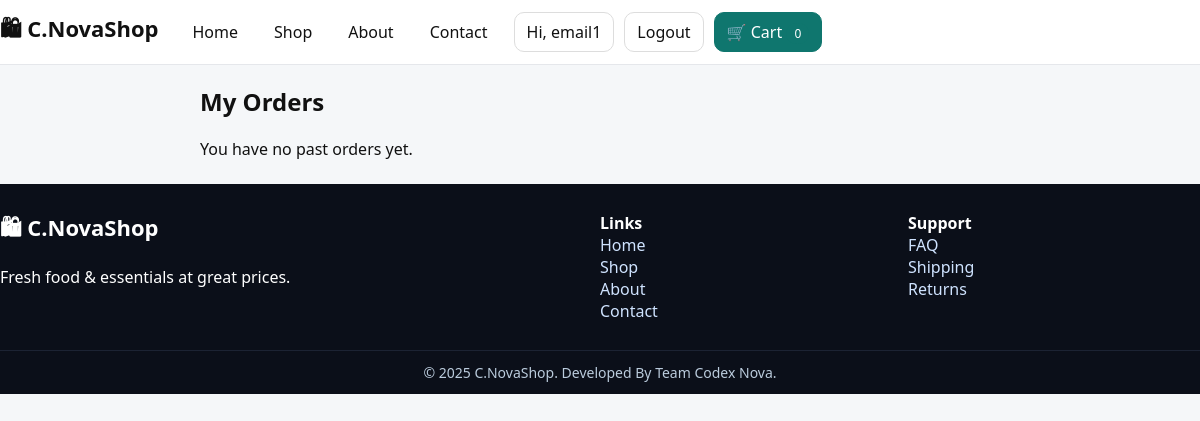
The page /orders/ (signed in) on the database as committed earlier.
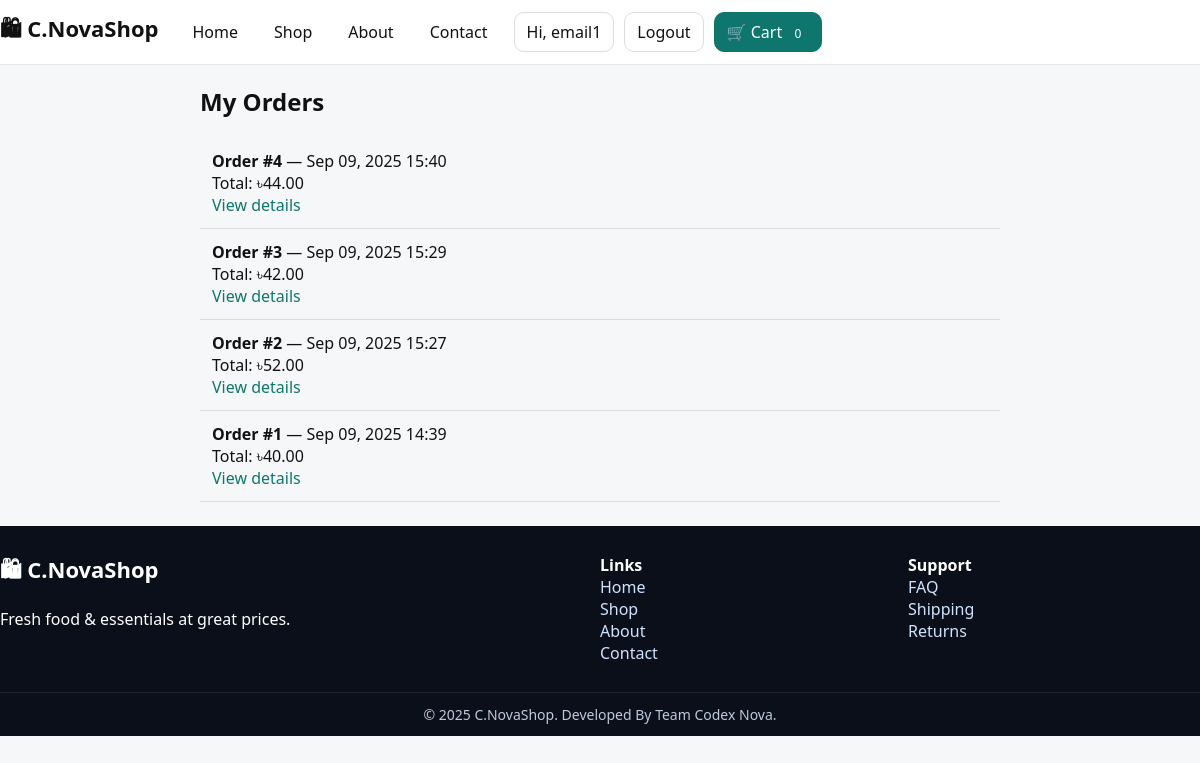
The same page on the database as committed later.
### homepage/models.py (models this page shows, shortened)
class Customer(AbstractBaseUser, PermissionsMixin):
    email = models.EmailField(unique=True)
    username = models.CharField(max_length=50)
    date_joined = models.DateTimeField(auto_now_add=True)
    is_active = models.BooleanField(default=True)
    groups = models.ManyToManyField(
        'auth.Group',
        related_name='customer_set',
        blank=True,
        help_text='The groups this customer belongs to.',
        verbose_name='groups'
    )
    user_permissions = models.ManyToManyField(
        'auth.Permission',
        related_name='customer_permissions_set',
        blank=True,
        help_text='Specific permissions for this customer.',
        verbose_name='user permissions'
    )
    objects = CustomerManager()
    USERNAME_FIELD = 'email'
    REQUIRED_FIELDS = ['username']

class Order(models.Model):
    user = models.ForeignKey(settings.AUTH_USER_MODEL, on_delete=models.CASCADE)
    created_at = models.DateTimeField(default=timezone.now)
    total_price = models.DecimalField(max_digits=10, decimal_places=2, default=0)

### homepage/views.py (the view)
# urls.py: path('orders/', views.order_history, name='order_history'),
@login_required
def order_history(request):
    orders = Order.objects.filter(user=request.user).order_by('-created_at')
    return render(request, 'homepage/order_history.html', {'orders': orders})

### homepage/views.py (called while the page is built)
def cart_count(request):
    if request.user.is_authenticated:
        cart, created = Cart.objects.get_or_create(user=request.user)
        return {'cart_count': sum(item.quantity for item in cart.items.all())}
    else:
        cart = request.session.get('cart', {})
        return {'cart_count': sum(cart.values())}

### homepage/templates/homepage/order_history.html (shortened to what this page needs)
{% extends "homepage/base.html" %}
{% block content %}
<div class="container" style="max-width:800px; margin:20px auto;">
  <h2>My Orders</h2>
  {% if orders %}
    <ul style="list-style:none; padding:0;">
      {% for order in orders %}
        <li style="padding:12px; border-bottom:1px solid #ddd;">
          <strong>Order #{{ order.id }}</strong> — {{ order.created_at|date:"M d, Y H:i" }} <br>
          Total: ৳{{ order.total_price }}
          <br>
          <a href="{% url 'order_detail' order.id %}" style="color:#0f766e;">View details</a>
        </li>
      {% endfor %}
    </ul>
  {% else %}
    <p>You have no past orders yet.</p>
  {% endif %}
</div>
{% endblock %}

### homepage/templates/homepage/base.html (shortened to what this page needs)
{% load static %}
<!DOCTYPE html>
<html lang="en">
<head>
</head>
<body>
  <header>
    <div class="container header-row">
      <a class="brand" href="{% url 'homepage' %}">🛍 C.NovaShop</a>
      <nav class="nav">
        <a href="{% url 'homepage' %}" {% if request.resolver_match.url_name == 'homepage' %}class="active"{% endif %}>Home</a>
        <a href="{% url 'product_list' %}" {% if request.resolver_match.url_name == 'product_list' %}class="active"{% endif %}>Shop</a>
        <a href="#">About</a>
        <a href="#">Contact</a>
      </nav>
      <div class="user-links">
        {% if user.is_authenticated %}
          <a class="btn" href="{% url 'profile' %}">Hi, {{ user.username }}</a>
          <a class="btn" href="{% url 'site_logout' %}">Logout</a>
        {% else %}
          <a class="btn" href="{% url 'login' %}">Login</a>
        {% endif %}
        <a class="btn primary" href="{% url 'view_cart' %}">🛒 Cart <span class="badge">{{ cart_count }}</span></a>
      </div>
    </div>
  </header>
  <main>
    {% block content %}{% endblock %}
  </main>
  <footer>
    <div class="container foot">
      <div>
        <div class="brand">🛍 C.NovaShop</div>
        <p class="sub">Fresh food & essentials at great prices.</p>
      </div>
      <div>
        <strong>Links</strong><br>
        <a href="{% url 'homepage' %}">Home</a><br>
        <a href="{% url 'product_list' %}">Shop</a><br>
        <a href="#">About</a><br>
        <a href="#">Contact</a>
      </div>
      <div>
        <strong>Support</strong><br>
        <a href="#">FAQ</a><br>
        <a href="#">Shipping</a><br>
        <a href="#">Returns</a>
      </div>
    </div>
    <div class="copy">© {{ now|default:2025 }} C.NovaShop. Developed By Team Codex Nova.</div>
  </footer>
</body>
</html>

### homepage/templates/homepage/base.html (style rules this page uses)
body { margin:0; font-family:system-ui, sans-serif; background:#f5f7f9; color:#111; }
a { text-decoration:none; color:inherit; }
.container { max-width:1200px; margin:0 auto; padding:0 16px; }
header { border-bottom:1px solid #e5e7eb; background:#fff; position:sticky; top:0; z-index:50; }
.header-row { display:flex; align-items:center; gap:16px; padding:12px 0; }
.brand { font-weight:800; font-size:22px; display:flex; align-items:center; gap:8px; }
.nav { display:flex; gap:16px; margin-left:8px; }
.nav a { padding:6px 10px; border-radius:8px; }
.user-links { display:flex; gap:10px; align-items:center; }
.btn { padding:8px 12px; border:1px solid #ddd; border-radius:10px; }
.btn.primary { background:#0f766e; border-color:#0f766e; color:#fff; }
.badge { background:#0f766e; color:#fff; border-radius:999px; padding:2px 8px; font-size:12px; }
footer { background:#0b0f19; color:#fff; margin-top:24px; }
.foot { display:grid; grid-template-columns:2fr 1fr 1fr; gap:16px; padding:28px 0; }
.foot a { color:#cfe3ff; }
.copy { border-top:1px solid #1c2333; color:#bcd; padding:12px 0; text-align:center; font-size:14px; }

Rows that differ between the two databases and show on the page:
added Order: id "4", created_at "Sep 09, 2025 15:40", total_price "44.00"
added Order: id "3", created_at "Sep 09, 2025 15:29", total_price "42.00"
added Order: id "2", created_at "Sep 09, 2025 15:27", total_price "52.00"
added Order: id "1", created_at "Sep 09, 2025 14:39", total_price "40.00"
Other text that changed with them:
text no longer shown: "You have no past orders yet."
